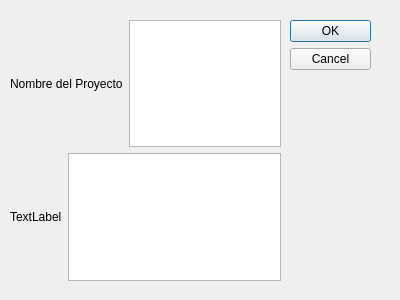
<?xml version="1.0" encoding="UTF-8"?>
<ui version="4.0">
 <class>Dialog</class>
 <widget class="QDialog" name="Dialog">
  <property name="geometry">
   <rect>
    <x>0</x>
    <y>0</y>
    <width>400</width>
    <height>300</height>
   </rect>
  </property>
  <property name="windowTitle">
   <string>Nuevo Proyecto</string>
  </property>
  <widget class="QDialogButtonBox" name="buttonBox">
   <property name="geometry">
    <rect>
     <x>290</x>
     <y>20</y>
     <width>81</width>
     <height>241</height>
    </rect>
   </property>
   <property name="orientation">
    <enum>Qt::Vertical</enum>
   </property>
   <property name="standardButtons">
    <set>QDialogButtonBox::Cancel|QDialogButtonBox::Ok</set>
   </property>
  </widget>
  <widget class="QWidget" name="verticalLayoutWidget">
   <property name="geometry">
    <rect>
     <x>10</x>
     <y>20</y>
     <width>271</width>
     <height>261</height>
    </rect>
   </property>
   <layout class="QVBoxLayout" name="verticalLayout">
    <item>
     <layout class="QHBoxLayout" name="horizontalLayout_3">
      <item>
       <widget class="QLabel" name="label_3">
        <property name="text">
         <string>Nombre del Proyecto</string>
        </property>
       </widget>
      </item>
      <item>
       <widget class="QTextEdit" name="textEdit_3"/>
      </item>
     </layout>
    </item>
    <item>
     <layout class="QHBoxLayout" name="horizontalLayout">
      <item>
       <widget class="QLabel" name="label">
        <property name="text">
         <string>TextLabel</string>
        </property>
       </widget>
      </item>
      <item>
       <widget class="QTextEdit" name="textEdit"/>
      </item>
     </layout>
    </item>
   </layout>
  </widget>
 </widget>
 <resources/>
 <connections>
  <connection>
   <sender>buttonBox</sender>
   <signal>accepted()</signal>
   <receiver>Dialog</receiver>
   <slot>accept()</slot>
   <hints>
    <hint type="sourcelabel">
     <x>248</x>
     <y>254</y>
    </hint>
    <hint type="destinationlabel">
     <x>157</x>
     <y>274</y>
    </hint>
   </hints>
  </connection>
  <connection>
   <sender>buttonBox</sender>
   <signal>rejected()</signal>
   <receiver>Dialog</receiver>
   <slot>reject()</slot>
   <hints>
    <hint type="sourcelabel">
     <x>316</x>
     <y>260</y>
    </hint>
    <hint type="destinationlabel">
     <x>286</x>
     <y>274</y>
    </hint>
   </hints>
  </connection>
 </connections>
</ui>
